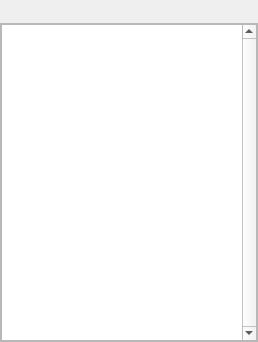
  <widget class="DockProperties" name="dockProperties">
   <property name="minimumSize">
    <size>
     <width>150</width>
     <height>342</height>
    </size>
   </property>
   <property name="windowIcon">
    <iconset resource="Resources.qrc">
     <normaloff>:/QtIcons/settings.png</normaloff>:/QtIcons/settings.png</iconset>
   </property>
   <property name="floating">
    <bool>false</bool>
   </property>
   <property name="windowTitle">
    <string>Properties</string>
   </property>
   <property name="layoutTags" stdset="0">
    <string notr="true">dockProperties</string>
   </property>
   <attribute name="dockWidgetArea">
    <number>2</number>
   </attribute>
   <widget class="QWidget" name="propertiesBody">
    <layout class="QVBoxLayout" name="verticalLayout_5">
     <property name="spacing">
      <number>3</number>
     </property>
     <property name="leftMargin">
      <number>0</number>
     </property>
     <property name="topMargin">
      <number>0</number>
     </property>
     <property name="rightMargin">
      <number>0</number>
     </property>
     <property name="bottomMargin">
      <number>0</number>
     </property>
     <item>
      <widget class="QToolBar" name="propertiesToolBar">
       <property name="iconSize">
        <size>
         <width>16</width>
         <height>16</height>
        </size>
       </property>
       <property name="toolButtonStyle">
        <enum>Qt::ToolButtonIconOnly</enum>
       </property>
       <addaction name="actionFavoritesEdit"/>
       <addaction name="actionAddNewComponent"/>
      </widget>
     </item>
     <item>
      <widget class="QFrame" name="frame_6">
       <property name="enabled">
        <bool>false</bool>
       </property>
       <layout class="QHBoxLayout" name="horizontalLayout_2">
        <property name="spacing">
         <number>3</number>
        </property>
        <property name="leftMargin">
         <number>0</number>
        </property>
        <property name="topMargin">
         <number>0</number>
        </property>
        <property name="rightMargin">
         <number>0</number>
        </property>
        <property name="bottomMargin">
         <number>0</number>
        </property>
       </layout>
      </widget>
     </item>
     <item>
      <widget class="QFrame" name="frame">
       <property name="frameShape">
        <enum>QFrame::StyledPanel</enum>
       </property>
       <property name="frameShadow">
        <enum>QFrame::Raised</enum>
       </property>
       <layout class="QVBoxLayout" name="verticalLayout">
        <property name="spacing">
         <number>1</number>
        </property>
        <property name="leftMargin">
         <number>0</number>
        </property>
        <property name="topMargin">
         <number>0</number>
        </property>
        <property name="rightMargin">
         <number>0</number>
        </property>
        <property name="bottomMargin">
         <number>0</number>
        </property>
        <item>
         <widget class="PropertyEditor" name="propertyEditor">
          <property name="sizePolicy">
           <sizepolicy hsizetype="Expanding" vsizetype="Expanding">
            <horstretch>0</horstretch>
            <verstretch>0</verstretch>
           </sizepolicy>
          </property>
          <property name="verticalScrollBarPolicy">
           <enum>Qt::ScrollBarAlwaysOn</enum>
          </property>
          <property name="editTriggers">
           <set>QAbstractItemView::AllEditTriggers</set>
          </property>
          <property name="selectionMode">
           <enum>QAbstractItemView::SingleSelection</enum>
          </property>
          <property name="indentation">
           <number>20</number>
          </property>
         </widget>
        </item>
       </layout>
      </widget>
     </item>
    </layout>
   </widget>
  </widget>
